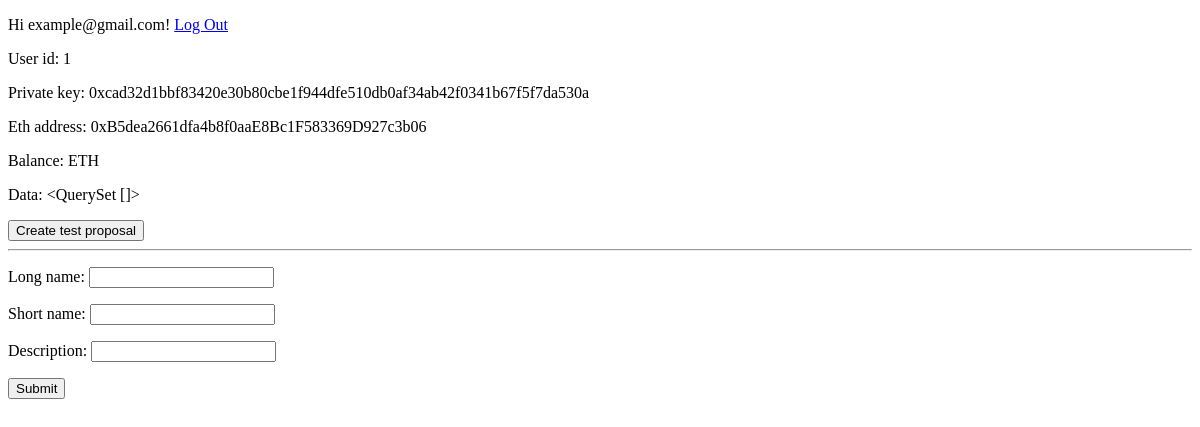
Page /creating_proposal/ (signed in) on the earlier database version.
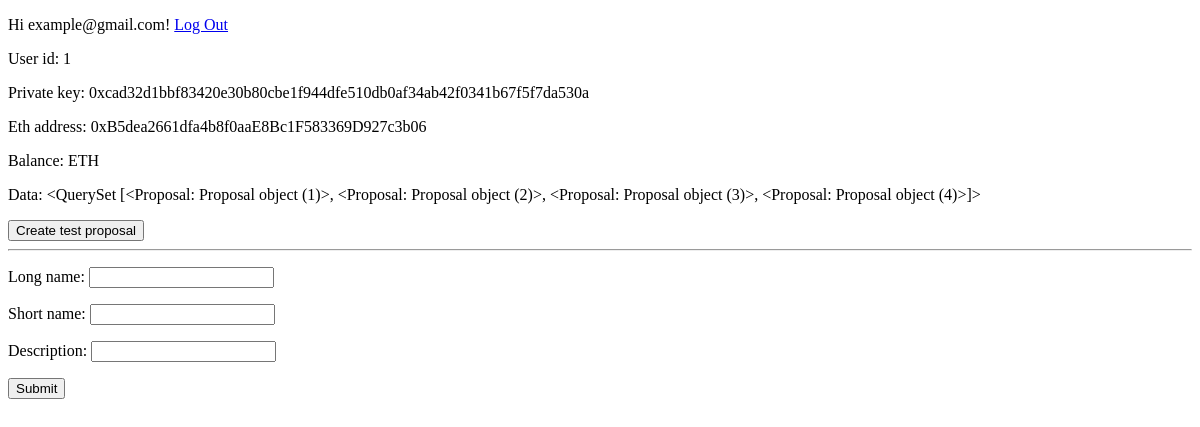
Same page on the later database version.
### users/models.py (models this page shows, shortened)
class CustomUser(AbstractBaseUser, PermissionsMixin):
    email = models.EmailField(_("email address"), unique=True)
    eth_address = models.CharField(max_length=100, default=0)
    private_key = models.CharField(max_length=200, default=0)
    is_staff = models.BooleanField(default=False)
    is_active = models.BooleanField(default=True)
    date_joined = models.DateTimeField(default=timezone.now)
    USERNAME_FIELD = "email"
    REQUIRED_FIELDS = []
    objects = CustomUserManager()

### web3app/models.py (models this page shows, shortened)
class Proposal(models.Model):
    start_date = models.DateTimeField(default=timezone.now)
    long_name = models.CharField(max_length=200)
    short_name = models.CharField(max_length=100)
    description = models.CharField(max_length=500)
    creator = models.ForeignKey(CustomUser, on_delete=models.CASCADE)
    status = models.CharField(max_length=20)
    num_of_options = models.IntegerField(default=0)
    options = models.IntegerField(default=0)
    voters = models.IntegerField(default=0)
    end_date = models.DateTimeField(default=timezone.now)
    class Meta:
        pass

### web3app/views.py (the view)
# urls.py: path("creating_proposal/", web3app_views.creating_proposal, name="creating_proposal"),
@login_required
def creating_proposal(request):
    balance = get_balance(request)
    data = Proposal.objects.all()
    if request.method == "POST":
        form = ProposalCreationForm(request.POST)
        if form.is_valid():
            print("form is valid")
            cd = form.cleaned_data
            proposal = Proposal()
            proposal.long_name = cd["long_name"]
            proposal.short_name = cd["short_name"]
            proposal.description = cd["description"]
            proposal.creator = request.user
            proposal.set_status(0)
            print(cd)
            proposal.save()
            data = proposal.long_name
            return render(
                request,
                "web3app/creating_proposal.html",
                {"balance": balance, "data": data, "form": form},
            )
        else:
            print("form is not valid")
            return render(
                request,
                "web3app/creating_proposal.html",
                {"balance": balance, "data": data, "form": form},
            )
    else:
        form = ProposalCreationForm()
    return render(
        request,
        "web3app/creating_proposal.html",
        {"balance": balance, "data": data, "form": form},
    )

### web3app/forms.py
class ProposalCreationForm(forms.Form):
    long_name = forms.CharField(label='Long name', max_length=200)
    short_name = forms.CharField(label='Short name', max_length=100)
    description = forms.CharField(label='Description', max_length=500)

### web3app/views.py (called while the page is built)
def get_balance(request):
    web3 = Web3(
        HTTPProvider("https://rinkeby.infura.io/v3/32a867e993e44d8bbd973382f147e060")
    )
    raw_balance = web3.eth.get_balance(request.user.eth_address)
    balance = web3.fromWei(raw_balance, "ether")
    return balance

### templates/web3app/creating_proposal.html (shortened to what this page needs)
{% extends 'base.html' %}
{% block content %}
{% if user.is_authenticated %}
  <p>Hi {{ user.email }}!
  <a href="{% url 'logout' %}">Log Out</a></p>
  <p>User id: {{ user.id }}</p>
  <p>Private key: {{ user.private_key }}</p>
  <p>Eth address: {{ user.eth_address }}</p>
  <p>Balance: {{ balance }} ETH</p>
  <p>Data: {{ data }}</p>
{% else %}
  <p>You are not logged in</p>
  <a href="{% url 'login' %}">Log In</a>
{% endif %}
{% endblock %}
{% block form %}
<form action="{% url 'creating_proposal' %}" method="POST">
   <button type="submit">Create test proposal</button>
   <hr>
</form>
{% endblock %}
{% block spec_form %}
<form action="{% url 'creating_proposal' %}" method='POST'>
  {{ form.as_p }}
  <input type="submit" value="Submit">
</form>
{% endblock spec_form %}

### templates/base.html (shortened to what this page needs)
<!DOCTYPE html>
<html lang="en" >
<head>
</head>
<body>
{% block content %}{% endblock content %}
{% block form %}{% endblock form %}
{% block spec_form %}{% endblock spec_form %}
</body>
</html>

Differences in the rows shown:
added Proposal: id "<QuerySet [<Proposal: Proposal object (1)>, <Proposal: Proposal object (2)>, <Proposal: Proposal object (3)>, <Proposal: Proposal object (4)>]>"
Other differences:
{{ data }}: "<QuerySet []>" → (not shown)
